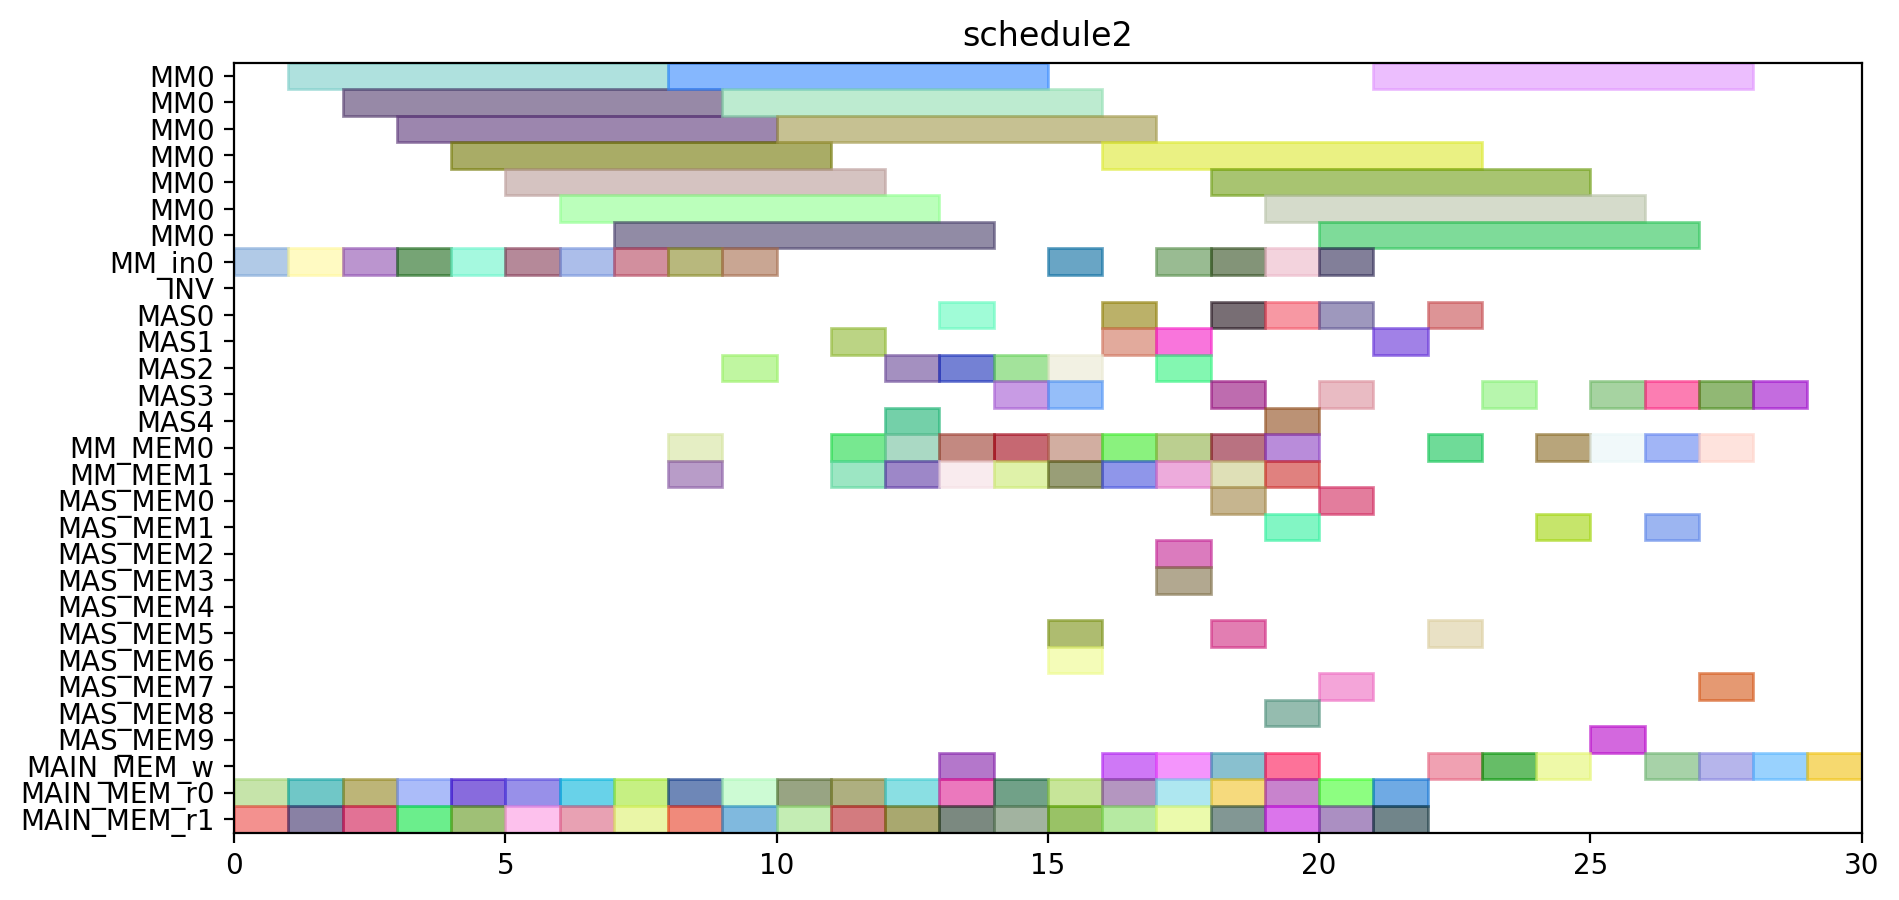

Source code (Python):
from pyschedule import Scenario, solvers, plotters, alt


def solve():
	horizon = 114
	S = Scenario("schedule2", horizon=horizon)

	# resource
	MM = S.Resources('MM', num=1, size=7)
	MM_in = S.Resources('MM_in', num=1)
	INV = S.Resource('INV')
	MAS = S.Resources('MAS', num=5, size=1, periods=range(1, horizon))
	MM_MEM = S.Resources('MM_MEM', num=2)
	MAS_MEM = S.Resources('MAS_MEM', num=10)
	MAIN_MEM_w = S.Resource('MAIN_MEM_w', size=1)
	MAIN_MEM_r = S.Resources('MAIN_MEM_r', num=2)

	# result of previous scheduling
	c21_t0_in = S.Task('c21_t0_in', length=1, delay_cost=1)
	S += c21_t0_in >= 0
	c21_t0_in += MM_in[0]

	c21_t0_mem0 = S.Task('c21_t0_mem0', length=1, delay_cost=1)
	S += c21_t0_mem0 >= 0
	c21_t0_mem0 += MAIN_MEM_r[0]

	c21_t0_mem1 = S.Task('c21_t0_mem1', length=1, delay_cost=1)
	S += c21_t0_mem1 >= 0
	c21_t0_mem1 += MAIN_MEM_r[1]

	c21_t0 = S.Task('c21_t0', length=7, delay_cost=1)
	S += c21_t0 >= 1
	c21_t0 += MM[0]

	c21_t1_in = S.Task('c21_t1_in', length=1, delay_cost=1)
	S += c21_t1_in >= 1
	c21_t1_in += MM_in[0]

	c21_t1_mem0 = S.Task('c21_t1_mem0', length=1, delay_cost=1)
	S += c21_t1_mem0 >= 1
	c21_t1_mem0 += MAIN_MEM_r[0]

	c21_t1_mem1 = S.Task('c21_t1_mem1', length=1, delay_cost=1)
	S += c21_t1_mem1 >= 1
	c21_t1_mem1 += MAIN_MEM_r[1]

	c01_t0_in = S.Task('c01_t0_in', length=1, delay_cost=1)
	S += c01_t0_in >= 2
	c01_t0_in += MM_in[0]

	c01_t0_mem0 = S.Task('c01_t0_mem0', length=1, delay_cost=1)
	S += c01_t0_mem0 >= 2
	c01_t0_mem0 += MAIN_MEM_r[0]

	c01_t0_mem1 = S.Task('c01_t0_mem1', length=1, delay_cost=1)
	S += c01_t0_mem1 >= 2
	c01_t0_mem1 += MAIN_MEM_r[1]

	c21_t1 = S.Task('c21_t1', length=7, delay_cost=1)
	S += c21_t1 >= 2
	c21_t1 += MM[0]

	c01_t0 = S.Task('c01_t0', length=7, delay_cost=1)
	S += c01_t0 >= 3
	c01_t0 += MM[0]

	c10_t1_in = S.Task('c10_t1_in', length=1, delay_cost=1)
	S += c10_t1_in >= 3
	c10_t1_in += MM_in[0]

	c10_t1_mem0 = S.Task('c10_t1_mem0', length=1, delay_cost=1)
	S += c10_t1_mem0 >= 3
	c10_t1_mem0 += MAIN_MEM_r[0]

	c10_t1_mem1 = S.Task('c10_t1_mem1', length=1, delay_cost=1)
	S += c10_t1_mem1 >= 3
	c10_t1_mem1 += MAIN_MEM_r[1]

	c01_t1_in = S.Task('c01_t1_in', length=1, delay_cost=1)
	S += c01_t1_in >= 4
	c01_t1_in += MM_in[0]

	c01_t1_mem0 = S.Task('c01_t1_mem0', length=1, delay_cost=1)
	S += c01_t1_mem0 >= 4
	c01_t1_mem0 += MAIN_MEM_r[0]

	c01_t1_mem1 = S.Task('c01_t1_mem1', length=1, delay_cost=1)
	S += c01_t1_mem1 >= 4
	c01_t1_mem1 += MAIN_MEM_r[1]

	c10_t1 = S.Task('c10_t1', length=7, delay_cost=1)
	S += c10_t1 >= 4
	c10_t1 += MM[0]

	c01_t1 = S.Task('c01_t1', length=7, delay_cost=1)
	S += c01_t1 >= 5
	c01_t1 += MM[0]

	c20_t0_in = S.Task('c20_t0_in', length=1, delay_cost=1)
	S += c20_t0_in >= 5
	c20_t0_in += MM_in[0]

	c20_t0_mem0 = S.Task('c20_t0_mem0', length=1, delay_cost=1)
	S += c20_t0_mem0 >= 5
	c20_t0_mem0 += MAIN_MEM_r[0]

	c20_t0_mem1 = S.Task('c20_t0_mem1', length=1, delay_cost=1)
	S += c20_t0_mem1 >= 5
	c20_t0_mem1 += MAIN_MEM_r[1]

	c10_t0_in = S.Task('c10_t0_in', length=1, delay_cost=1)
	S += c10_t0_in >= 6
	c10_t0_in += MM_in[0]

	c10_t0_mem0 = S.Task('c10_t0_mem0', length=1, delay_cost=1)
	S += c10_t0_mem0 >= 6
	c10_t0_mem0 += MAIN_MEM_r[0]

	c10_t0_mem1 = S.Task('c10_t0_mem1', length=1, delay_cost=1)
	S += c10_t0_mem1 >= 6
	c10_t0_mem1 += MAIN_MEM_r[1]

	c20_t0 = S.Task('c20_t0', length=7, delay_cost=1)
	S += c20_t0 >= 6
	c20_t0 += MM[0]

	c10_t0 = S.Task('c10_t0', length=7, delay_cost=1)
	S += c10_t0 >= 7
	c10_t0 += MM[0]

	c20_t1_in = S.Task('c20_t1_in', length=1, delay_cost=1)
	S += c20_t1_in >= 7
	c20_t1_in += MM_in[0]

	c20_t1_mem0 = S.Task('c20_t1_mem0', length=1, delay_cost=1)
	S += c20_t1_mem0 >= 7
	c20_t1_mem0 += MAIN_MEM_r[0]

	c20_t1_mem1 = S.Task('c20_t1_mem1', length=1, delay_cost=1)
	S += c20_t1_mem1 >= 7
	c20_t1_mem1 += MAIN_MEM_r[1]

	c11_t0_in = S.Task('c11_t0_in', length=1, delay_cost=1)
	S += c11_t0_in >= 8
	c11_t0_in += MM_in[0]

	c11_t0_mem0 = S.Task('c11_t0_mem0', length=1, delay_cost=1)
	S += c11_t0_mem0 >= 8
	c11_t0_mem0 += MAIN_MEM_r[0]

	c11_t0_mem1 = S.Task('c11_t0_mem1', length=1, delay_cost=1)
	S += c11_t0_mem1 >= 8
	c11_t0_mem1 += MAIN_MEM_r[1]

	c20_t1 = S.Task('c20_t1', length=7, delay_cost=1)
	S += c20_t1 >= 8
	c20_t1 += MM[0]

	c11_t0 = S.Task('c11_t0', length=7, delay_cost=1)
	S += c11_t0 >= 9
	c11_t0 += MM[0]

	c11_t1_in = S.Task('c11_t1_in', length=1, delay_cost=1)
	S += c11_t1_in >= 9
	c11_t1_in += MM_in[0]

	c11_t1_mem0 = S.Task('c11_t1_mem0', length=1, delay_cost=1)
	S += c11_t1_mem0 >= 9
	c11_t1_mem0 += MAIN_MEM_r[0]

	c11_t1_mem1 = S.Task('c11_t1_mem1', length=1, delay_cost=1)
	S += c11_t1_mem1 >= 9
	c11_t1_mem1 += MAIN_MEM_r[1]

	c11_t1 = S.Task('c11_t1', length=7, delay_cost=1)
	S += c11_t1 >= 10
	c11_t1 += MM[0]

	c20_t2_mem0 = S.Task('c20_t2_mem0', length=1, delay_cost=1)
	S += c20_t2_mem0 >= 10
	c20_t2_mem0 += MAIN_MEM_r[0]

	c20_t2_mem1 = S.Task('c20_t2_mem1', length=1, delay_cost=1)
	S += c20_t2_mem1 >= 10
	c20_t2_mem1 += MAIN_MEM_r[1]

	c01_t2_mem0 = S.Task('c01_t2_mem0', length=1, delay_cost=1)
	S += c01_t2_mem0 >= 11
	c01_t2_mem0 += MAIN_MEM_r[0]

	c01_t2_mem1 = S.Task('c01_t2_mem1', length=1, delay_cost=1)
	S += c01_t2_mem1 >= 11
	c01_t2_mem1 += MAIN_MEM_r[1]

	c20_t2 = S.Task('c20_t2', length=1, delay_cost=1)
	S += c20_t2 >= 11
	c20_t2 += MAS[1]

	c01_t2 = S.Task('c01_t2', length=1, delay_cost=1)
	S += c01_t2 >= 12
	c01_t2 += MAS[4]

	c11_t3_mem0 = S.Task('c11_t3_mem0', length=1, delay_cost=1)
	S += c11_t3_mem0 >= 12
	c11_t3_mem0 += MAIN_MEM_r[0]

	c11_t3_mem1 = S.Task('c11_t3_mem1', length=1, delay_cost=1)
	S += c11_t3_mem1 >= 12
	c11_t3_mem1 += MAIN_MEM_r[1]

	c11_t3 = S.Task('c11_t3', length=1, delay_cost=1)
	S += c11_t3 >= 13
	c11_t3 += MAS[2]

	c21_t3_mem0 = S.Task('c21_t3_mem0', length=1, delay_cost=1)
	S += c21_t3_mem0 >= 13
	c21_t3_mem0 += MAIN_MEM_r[0]

	c21_t3_mem1 = S.Task('c21_t3_mem1', length=1, delay_cost=1)
	S += c21_t3_mem1 >= 13
	c21_t3_mem1 += MAIN_MEM_r[1]

	c21_t2_mem0 = S.Task('c21_t2_mem0', length=1, delay_cost=1)
	S += c21_t2_mem0 >= 14
	c21_t2_mem0 += MAIN_MEM_r[0]

	c21_t2_mem1 = S.Task('c21_t2_mem1', length=1, delay_cost=1)
	S += c21_t2_mem1 >= 14
	c21_t2_mem1 += MAIN_MEM_r[1]

	c21_t3 = S.Task('c21_t3', length=1, delay_cost=1)
	S += c21_t3 >= 14
	c21_t3 += MAS[2]

	c10_t2_mem0 = S.Task('c10_t2_mem0', length=1, delay_cost=1)
	S += c10_t2_mem0 >= 15
	c10_t2_mem0 += MAIN_MEM_r[0]

	c10_t2_mem1 = S.Task('c10_t2_mem1', length=1, delay_cost=1)
	S += c10_t2_mem1 >= 15
	c10_t2_mem1 += MAIN_MEM_r[1]

	c21_t2 = S.Task('c21_t2', length=1, delay_cost=1)
	S += c21_t2 >= 15
	c21_t2 += MAS[3]

	c10_t2 = S.Task('c10_t2', length=1, delay_cost=1)
	S += c10_t2 >= 16
	c10_t2 += MAS[0]

	c20_t3_mem0 = S.Task('c20_t3_mem0', length=1, delay_cost=1)
	S += c20_t3_mem0 >= 16
	c20_t3_mem0 += MAIN_MEM_r[0]

	c20_t3_mem1 = S.Task('c20_t3_mem1', length=1, delay_cost=1)
	S += c20_t3_mem1 >= 16
	c20_t3_mem1 += MAIN_MEM_r[1]

	c11_t2_mem0 = S.Task('c11_t2_mem0', length=1, delay_cost=1)
	S += c11_t2_mem0 >= 17
	c11_t2_mem0 += MAIN_MEM_r[0]

	c11_t2_mem1 = S.Task('c11_t2_mem1', length=1, delay_cost=1)
	S += c11_t2_mem1 >= 17
	c11_t2_mem1 += MAIN_MEM_r[1]

	c20_t3 = S.Task('c20_t3', length=1, delay_cost=1)
	S += c20_t3 >= 17
	c20_t3 += MAS[1]

	c01_t3_mem0 = S.Task('c01_t3_mem0', length=1, delay_cost=1)
	S += c01_t3_mem0 >= 18
	c01_t3_mem0 += MAIN_MEM_r[0]

	c01_t3_mem1 = S.Task('c01_t3_mem1', length=1, delay_cost=1)
	S += c01_t3_mem1 >= 18
	c01_t3_mem1 += MAIN_MEM_r[1]

	c11_t2 = S.Task('c11_t2', length=1, delay_cost=1)
	S += c11_t2 >= 18
	c11_t2 += MAS[0]

	c01_t3 = S.Task('c01_t3', length=1, delay_cost=1)
	S += c01_t3 >= 19
	c01_t3 += MAS[0]

	c10_t3_mem0 = S.Task('c10_t3_mem0', length=1, delay_cost=1)
	S += c10_t3_mem0 >= 19
	c10_t3_mem0 += MAIN_MEM_r[0]

	c10_t3_mem1 = S.Task('c10_t3_mem1', length=1, delay_cost=1)
	S += c10_t3_mem1 >= 19
	c10_t3_mem1 += MAIN_MEM_r[1]

	c000_mem0 = S.Task('c000_mem0', length=1, delay_cost=1)
	S += c000_mem0 >= 20
	c000_mem0 += MAIN_MEM_r[0]

	c000_mem1 = S.Task('c000_mem1', length=1, delay_cost=1)
	S += c000_mem1 >= 20
	c000_mem1 += MAIN_MEM_r[1]

	c10_t3 = S.Task('c10_t3', length=1, delay_cost=1)
	S += c10_t3 >= 20
	c10_t3 += MAS[3]

	c000 = S.Task('c000', length=1, delay_cost=1)
	S += c000 >= 21
	c000 += MAS[1]

	c001_mem0 = S.Task('c001_mem0', length=1, delay_cost=1)
	S += c001_mem0 >= 21
	c001_mem0 += MAIN_MEM_r[0]

	c001_mem1 = S.Task('c001_mem1', length=1, delay_cost=1)
	S += c001_mem1 >= 21
	c001_mem1 += MAIN_MEM_r[1]

	c000_w = S.Task('c000_w', length=1, delay_cost=1)
	S += c000_w >= 22
	c000_w += MAIN_MEM_w

	c001 = S.Task('c001', length=1, delay_cost=1)
	S += c001 >= 22
	c001 += MAS[0]

	c001_w = S.Task('c001_w', length=1, delay_cost=1)
	S += c001_w >= 23
	c001_w += MAIN_MEM_w


	# new tasks
	c10_t4_in = S.Task('c10_t4_in', length=1, delay_cost=1)
	c10_t4_in += alt(MM_in)
	c10_t4 = S.Task('c10_t4', length=7, delay_cost=1)
	c10_t4 += alt(MM)
	S += c10_t4>=c10_t4_in

	c10_t4_mem0 = S.Task('c10_t4_mem0', length=1, delay_cost=1)
	c10_t4_mem0 += MAS_MEM[0]
	S += 16 < c10_t4_mem0
	S += c10_t4_mem0 <= c10_t4

	c10_t4_mem1 = S.Task('c10_t4_mem1', length=1, delay_cost=1)
	c10_t4_mem1 += MAS_MEM[7]
	S += 20 < c10_t4_mem1
	S += c10_t4_mem1 <= c10_t4

	c100 = S.Task('c100', length=1, delay_cost=1)
	c100 += alt(MAS)

	S += 16<c100

	c100_mem0 = S.Task('c100_mem0', length=1, delay_cost=1)
	c100_mem0 += MM_MEM[0]
	S += 13 < c100_mem0
	S += c100_mem0 <= c100

	c100_mem1 = S.Task('c100_mem1', length=1, delay_cost=1)
	c100_mem1 += MM_MEM[1]
	S += 10 < c100_mem1
	S += c100_mem1 <= c100

	c100_w = S.Task('c100_w', length=1, delay_cost=1)
	c100_w += alt(MAIN_MEM_w)
	S += c100 <= c100_w

	c10_t5 = S.Task('c10_t5', length=1, delay_cost=1)
	c10_t5 += alt(MAS)

	c10_t5_mem0 = S.Task('c10_t5_mem0', length=1, delay_cost=1)
	c10_t5_mem0 += MM_MEM[0]
	S += 13 < c10_t5_mem0
	S += c10_t5_mem0 <= c10_t5

	c10_t5_mem1 = S.Task('c10_t5_mem1', length=1, delay_cost=1)
	c10_t5_mem1 += MM_MEM[1]
	S += 10 < c10_t5_mem1
	S += c10_t5_mem1 <= c10_t5

	c20_t4_in = S.Task('c20_t4_in', length=1, delay_cost=1)
	c20_t4_in += alt(MM_in)
	c20_t4 = S.Task('c20_t4', length=7, delay_cost=1)
	c20_t4 += alt(MM)
	S += c20_t4>=c20_t4_in

	c20_t4_mem0 = S.Task('c20_t4_mem0', length=1, delay_cost=1)
	c20_t4_mem0 += MAS_MEM[2]
	S += 11 < c20_t4_mem0
	S += c20_t4_mem0 <= c20_t4

	c20_t4_mem1 = S.Task('c20_t4_mem1', length=1, delay_cost=1)
	c20_t4_mem1 += MAS_MEM[3]
	S += 17 < c20_t4_mem1
	S += c20_t4_mem1 <= c20_t4

	c200 = S.Task('c200', length=1, delay_cost=1)
	c200 += alt(MAS)

	S += 11<c200

	c200_mem0 = S.Task('c200_mem0', length=1, delay_cost=1)
	c200_mem0 += MM_MEM[0]
	S += 12 < c200_mem0
	S += c200_mem0 <= c200

	c200_mem1 = S.Task('c200_mem1', length=1, delay_cost=1)
	c200_mem1 += MM_MEM[1]
	S += 14 < c200_mem1
	S += c200_mem1 <= c200

	c200_w = S.Task('c200_w', length=1, delay_cost=1)
	c200_w += alt(MAIN_MEM_w)
	S += c200 <= c200_w

	c20_t5 = S.Task('c20_t5', length=1, delay_cost=1)
	c20_t5 += alt(MAS)

	c20_t5_mem0 = S.Task('c20_t5_mem0', length=1, delay_cost=1)
	c20_t5_mem0 += MM_MEM[0]
	S += 12 < c20_t5_mem0
	S += c20_t5_mem0 <= c20_t5

	c20_t5_mem1 = S.Task('c20_t5_mem1', length=1, delay_cost=1)
	c20_t5_mem1 += MM_MEM[1]
	S += 14 < c20_t5_mem1
	S += c20_t5_mem1 <= c20_t5

	c01_t4_in = S.Task('c01_t4_in', length=1, delay_cost=1)
	c01_t4_in += alt(MM_in)
	c01_t4 = S.Task('c01_t4', length=7, delay_cost=1)
	c01_t4 += alt(MM)
	S += c01_t4>=c01_t4_in

	c01_t4_mem0 = S.Task('c01_t4_mem0', length=1, delay_cost=1)
	c01_t4_mem0 += MAS_MEM[8]
	S += 12 < c01_t4_mem0
	S += c01_t4_mem0 <= c01_t4

	c01_t4_mem1 = S.Task('c01_t4_mem1', length=1, delay_cost=1)
	c01_t4_mem1 += MAS_MEM[1]
	S += 19 < c01_t4_mem1
	S += c01_t4_mem1 <= c01_t4

	c010 = S.Task('c010', length=1, delay_cost=1)
	c010 += alt(MAS)

	S += 12<c010

	c010_mem0 = S.Task('c010_mem0', length=1, delay_cost=1)
	c010_mem0 += MM_MEM[0]
	S += 9 < c010_mem0
	S += c010_mem0 <= c010

	c010_mem1 = S.Task('c010_mem1', length=1, delay_cost=1)
	c010_mem1 += MM_MEM[1]
	S += 11 < c010_mem1
	S += c010_mem1 <= c010

	c010_w = S.Task('c010_w', length=1, delay_cost=1)
	c010_w += alt(MAIN_MEM_w)
	S += c010 <= c010_w

	c01_t5 = S.Task('c01_t5', length=1, delay_cost=1)
	c01_t5 += alt(MAS)

	c01_t5_mem0 = S.Task('c01_t5_mem0', length=1, delay_cost=1)
	c01_t5_mem0 += MM_MEM[0]
	S += 9 < c01_t5_mem0
	S += c01_t5_mem0 <= c01_t5

	c01_t5_mem1 = S.Task('c01_t5_mem1', length=1, delay_cost=1)
	c01_t5_mem1 += MM_MEM[1]
	S += 11 < c01_t5_mem1
	S += c01_t5_mem1 <= c01_t5

	c11_t4_in = S.Task('c11_t4_in', length=1, delay_cost=1)
	c11_t4_in += alt(MM_in)
	c11_t4 = S.Task('c11_t4', length=7, delay_cost=1)
	c11_t4 += alt(MM)
	S += c11_t4>=c11_t4_in

	c11_t4_mem0 = S.Task('c11_t4_mem0', length=1, delay_cost=1)
	c11_t4_mem0 += MAS_MEM[0]
	S += 18 < c11_t4_mem0
	S += c11_t4_mem0 <= c11_t4

	c11_t4_mem1 = S.Task('c11_t4_mem1', length=1, delay_cost=1)
	c11_t4_mem1 += MAS_MEM[5]
	S += 13 < c11_t4_mem1
	S += c11_t4_mem1 <= c11_t4

	c110 = S.Task('c110', length=1, delay_cost=1)
	c110 += alt(MAS)

	S += 18<c110

	c110_mem0 = S.Task('c110_mem0', length=1, delay_cost=1)
	c110_mem0 += MM_MEM[0]
	S += 15 < c110_mem0
	S += c110_mem0 <= c110

	c110_mem1 = S.Task('c110_mem1', length=1, delay_cost=1)
	c110_mem1 += MM_MEM[1]
	S += 16 < c110_mem1
	S += c110_mem1 <= c110

	c110_w = S.Task('c110_w', length=1, delay_cost=1)
	c110_w += alt(MAIN_MEM_w)
	S += c110 <= c110_w

	c11_t5 = S.Task('c11_t5', length=1, delay_cost=1)
	c11_t5 += alt(MAS)

	c11_t5_mem0 = S.Task('c11_t5_mem0', length=1, delay_cost=1)
	c11_t5_mem0 += MM_MEM[0]
	S += 15 < c11_t5_mem0
	S += c11_t5_mem0 <= c11_t5

	c11_t5_mem1 = S.Task('c11_t5_mem1', length=1, delay_cost=1)
	c11_t5_mem1 += MM_MEM[1]
	S += 16 < c11_t5_mem1
	S += c11_t5_mem1 <= c11_t5

	c21_t4_in = S.Task('c21_t4_in', length=1, delay_cost=1)
	c21_t4_in += alt(MM_in)
	c21_t4 = S.Task('c21_t4', length=7, delay_cost=1)
	c21_t4 += alt(MM)
	S += c21_t4>=c21_t4_in

	c21_t4_mem0 = S.Task('c21_t4_mem0', length=1, delay_cost=1)
	c21_t4_mem0 += MAS_MEM[6]
	S += 15 < c21_t4_mem0
	S += c21_t4_mem0 <= c21_t4

	c21_t4_mem1 = S.Task('c21_t4_mem1', length=1, delay_cost=1)
	c21_t4_mem1 += MAS_MEM[5]
	S += 14 < c21_t4_mem1
	S += c21_t4_mem1 <= c21_t4

	c210 = S.Task('c210', length=1, delay_cost=1)
	c210 += alt(MAS)

	S += 15<c210

	c210_mem0 = S.Task('c210_mem0', length=1, delay_cost=1)
	c210_mem0 += MM_MEM[0]
	S += 7 < c210_mem0
	S += c210_mem0 <= c210

	c210_mem1 = S.Task('c210_mem1', length=1, delay_cost=1)
	c210_mem1 += MM_MEM[1]
	S += 8 < c210_mem1
	S += c210_mem1 <= c210

	c210_w = S.Task('c210_w', length=1, delay_cost=1)
	c210_w += alt(MAIN_MEM_w)
	S += c210 <= c210_w

	c21_t5 = S.Task('c21_t5', length=1, delay_cost=1)
	c21_t5 += alt(MAS)

	c21_t5_mem0 = S.Task('c21_t5_mem0', length=1, delay_cost=1)
	c21_t5_mem0 += MM_MEM[0]
	S += 7 < c21_t5_mem0
	S += c21_t5_mem0 <= c21_t5

	c21_t5_mem1 = S.Task('c21_t5_mem1', length=1, delay_cost=1)
	c21_t5_mem1 += MM_MEM[1]
	S += 8 < c21_t5_mem1
	S += c21_t5_mem1 <= c21_t5

	c101 = S.Task('c101', length=1, delay_cost=1)
	c101 += alt(MAS)

	S += 16<c101

	c101_mem0 = S.Task('c101_mem0', length=1, delay_cost=1)
	c101_mem0 += alt(MM_MEM)
	S += (c10_t4*MM[0])-1 < c101_mem0*MM_MEM[0]
	S += c101_mem0 <= c101

	c101_mem1 = S.Task('c101_mem1', length=1, delay_cost=1)
	c101_mem1 += alt(MAS_MEM)
	S += (c10_t5*MAS[0])-1 < c101_mem1*MAS_MEM[1]
	S += (c10_t5*MAS[1])-1 < c101_mem1*MAS_MEM[3]
	S += (c10_t5*MAS[2])-1 < c101_mem1*MAS_MEM[5]
	S += (c10_t5*MAS[3])-1 < c101_mem1*MAS_MEM[7]
	S += (c10_t5*MAS[4])-1 < c101_mem1*MAS_MEM[9]
	S += c101_mem1 <= c101

	c101_w = S.Task('c101_w', length=1, delay_cost=1)
	c101_w += alt(MAIN_MEM_w)
	S += c101 <= c101_w

	c201 = S.Task('c201', length=1, delay_cost=1)
	c201 += alt(MAS)

	S += 11<c201

	c201_mem0 = S.Task('c201_mem0', length=1, delay_cost=1)
	c201_mem0 += alt(MM_MEM)
	S += (c20_t4*MM[0])-1 < c201_mem0*MM_MEM[0]
	S += c201_mem0 <= c201

	c201_mem1 = S.Task('c201_mem1', length=1, delay_cost=1)
	c201_mem1 += alt(MAS_MEM)
	S += (c20_t5*MAS[0])-1 < c201_mem1*MAS_MEM[1]
	S += (c20_t5*MAS[1])-1 < c201_mem1*MAS_MEM[3]
	S += (c20_t5*MAS[2])-1 < c201_mem1*MAS_MEM[5]
	S += (c20_t5*MAS[3])-1 < c201_mem1*MAS_MEM[7]
	S += (c20_t5*MAS[4])-1 < c201_mem1*MAS_MEM[9]
	S += c201_mem1 <= c201

	c201_w = S.Task('c201_w', length=1, delay_cost=1)
	c201_w += alt(MAIN_MEM_w)
	S += c201 <= c201_w

	c011 = S.Task('c011', length=1, delay_cost=1)
	c011 += alt(MAS)

	S += 12<c011

	c011_mem0 = S.Task('c011_mem0', length=1, delay_cost=1)
	c011_mem0 += alt(MM_MEM)
	S += (c01_t4*MM[0])-1 < c011_mem0*MM_MEM[0]
	S += c011_mem0 <= c011

	c011_mem1 = S.Task('c011_mem1', length=1, delay_cost=1)
	c011_mem1 += alt(MAS_MEM)
	S += (c01_t5*MAS[0])-1 < c011_mem1*MAS_MEM[1]
	S += (c01_t5*MAS[1])-1 < c011_mem1*MAS_MEM[3]
	S += (c01_t5*MAS[2])-1 < c011_mem1*MAS_MEM[5]
	S += (c01_t5*MAS[3])-1 < c011_mem1*MAS_MEM[7]
	S += (c01_t5*MAS[4])-1 < c011_mem1*MAS_MEM[9]
	S += c011_mem1 <= c011

	c011_w = S.Task('c011_w', length=1, delay_cost=1)
	c011_w += alt(MAIN_MEM_w)
	S += c011 <= c011_w

	c111 = S.Task('c111', length=1, delay_cost=1)
	c111 += alt(MAS)

	S += 18<c111

	c111_mem0 = S.Task('c111_mem0', length=1, delay_cost=1)
	c111_mem0 += alt(MM_MEM)
	S += (c11_t4*MM[0])-1 < c111_mem0*MM_MEM[0]
	S += c111_mem0 <= c111

	c111_mem1 = S.Task('c111_mem1', length=1, delay_cost=1)
	c111_mem1 += alt(MAS_MEM)
	S += (c11_t5*MAS[0])-1 < c111_mem1*MAS_MEM[1]
	S += (c11_t5*MAS[1])-1 < c111_mem1*MAS_MEM[3]
	S += (c11_t5*MAS[2])-1 < c111_mem1*MAS_MEM[5]
	S += (c11_t5*MAS[3])-1 < c111_mem1*MAS_MEM[7]
	S += (c11_t5*MAS[4])-1 < c111_mem1*MAS_MEM[9]
	S += c111_mem1 <= c111

	c111_w = S.Task('c111_w', length=1, delay_cost=1)
	c111_w += alt(MAIN_MEM_w)
	S += c111 <= c111_w

	c211 = S.Task('c211', length=1, delay_cost=1)
	c211 += alt(MAS)

	S += 15<c211

	c211_mem0 = S.Task('c211_mem0', length=1, delay_cost=1)
	c211_mem0 += alt(MM_MEM)
	S += (c21_t4*MM[0])-1 < c211_mem0*MM_MEM[0]
	S += c211_mem0 <= c211

	c211_mem1 = S.Task('c211_mem1', length=1, delay_cost=1)
	c211_mem1 += alt(MAS_MEM)
	S += (c21_t5*MAS[0])-1 < c211_mem1*MAS_MEM[1]
	S += (c21_t5*MAS[1])-1 < c211_mem1*MAS_MEM[3]
	S += (c21_t5*MAS[2])-1 < c211_mem1*MAS_MEM[5]
	S += (c21_t5*MAS[3])-1 < c211_mem1*MAS_MEM[7]
	S += (c21_t5*MAS[4])-1 < c211_mem1*MAS_MEM[9]
	S += c211_mem1 <= c211

	c211_w = S.Task('c211_w', length=1, delay_cost=1)
	c211_w += alt(MAIN_MEM_w)
	S += c211 <= c211_w

	solvers.mip.solve(S,msg=1,kind='CPLEX',ratio_gap=1.01)

	solution = [['hoge']*len(S.solution()[1]) for i in range(len(S.solution()))]
	for i in range(len(S.solution())):
		for j in range(len(S.solution()[i])):
			solution[i][j]=str(S.solution()[i][j])
	print(solution)

	cycles = int(solution[-1][3])

	pic_file_name = "/home/mfukuda/ABE/python/multiRAM_multiMAS/scheduling_result/stage7MM1_stage1MAS5/FROB/schedule2.png"
	if(S.solution() != []):
		plotters.matplotlib.plot(S,img_filename=pic_file_name, show_task_labels=False, fig_size=(cycles*0.25+3, 5))

	return solution
